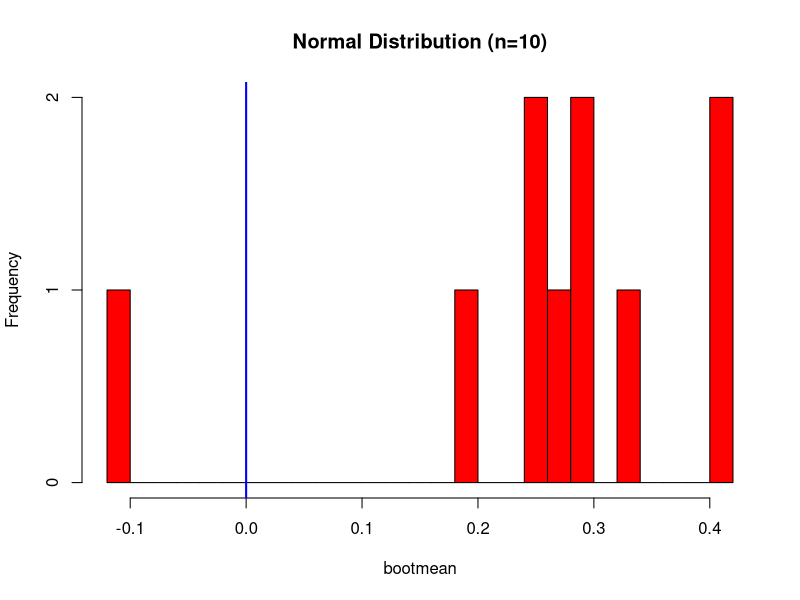
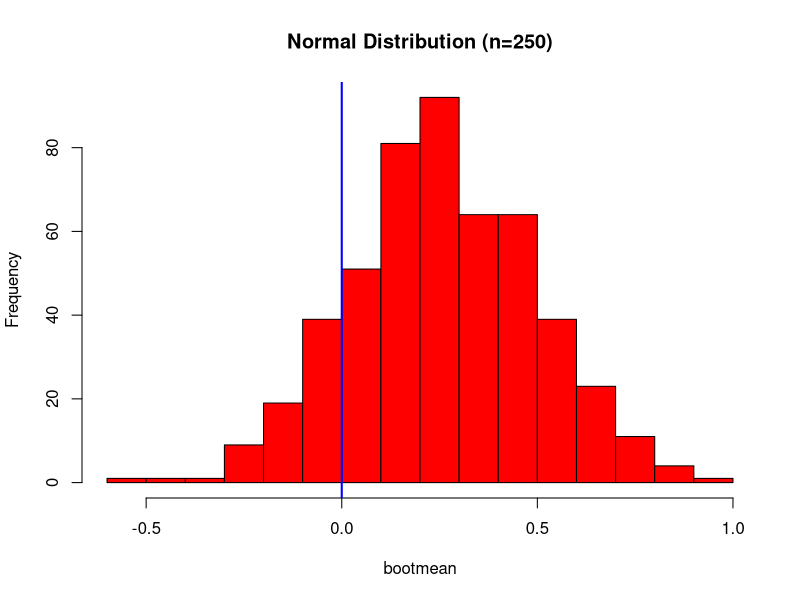
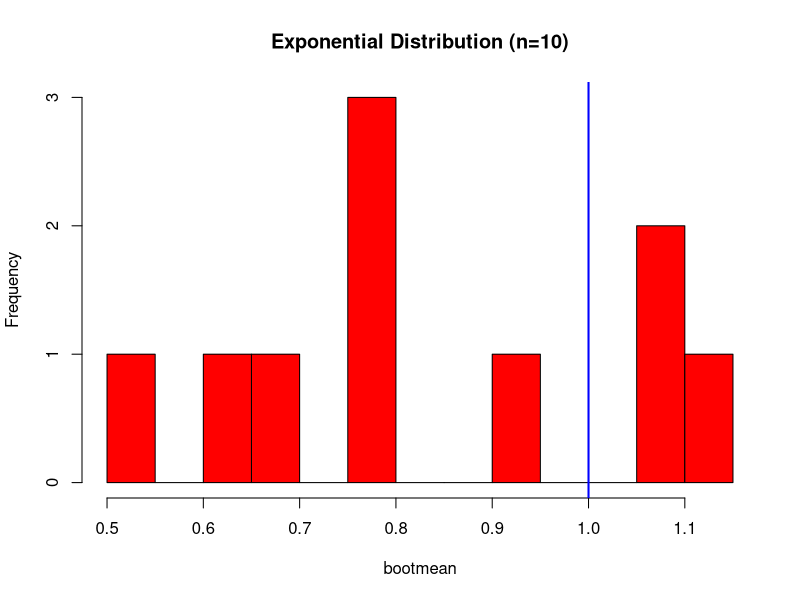
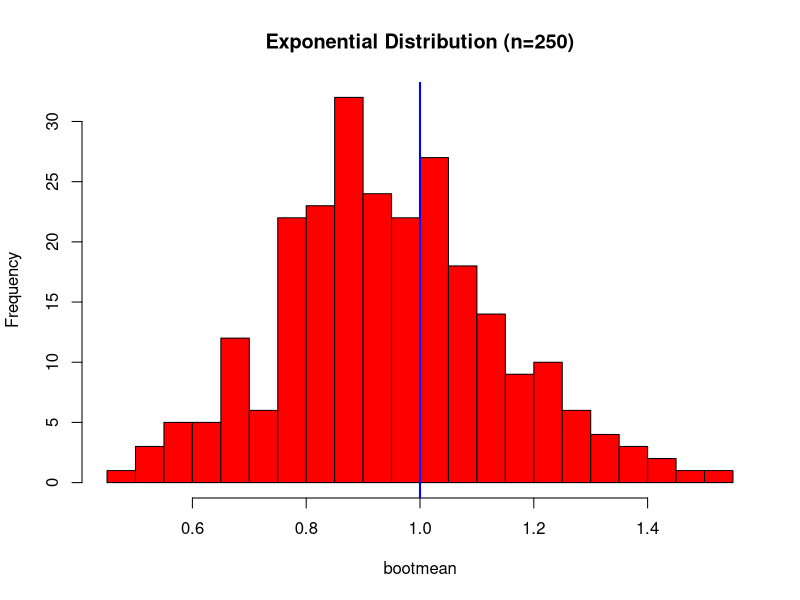

These figures' R source, in order:
## ---- chunk 1
# Create the normal distribution #
n <- 10
x <- rnorm(n)
x
## ---- chunk 2
# Variables #
R <- 10
bootmean <- numeric(R)

# Simulate the data by created a loop of R cycles of the orginal distribution #
for (i in 1:R) {
  bootsample <- sample(x, size=length(x), replace=TRUE)
  bootmean[i] <- mean(bootsample)
}

# Calculate the mean #
mean(bootmean)

# Plot histogram #
hist(bootmean, breaks=20, col="red", main="Normal Distribution (n=10)")
abline(v=0, col="blue", lwd=2)
## ---- chunk 3
# Variables #
R <- 500
bootmean <- numeric(R)

# Simulate the data #
for (i in 1:R) {
  bootsample <- sample(x, size=length(x), replace=TRUE)
  bootmean[i] <- mean(bootsample)
}

# Calculate the mean #
mean(bootmean)

# Plot histogram #
hist(bootmean, breaks=20, col="red", main="Normal Distribution (n=250)")
abline(v=0, col="blue", lwd=2)
## ---- chunk 4
# Create the exponential distribution #
n <- 10
y <- rexp(n)
y
## ---- chunk 5
# Variables #
R <- 10
bootmean <- numeric(R)

# Simulate the data #
for (i in 1:R) {
  bootsample <- sample(y, size=length(y), replace=TRUE)
  bootmean[i] <- mean(bootsample)
}

# Calculate the mean #
mean(bootmean)

# Plot histogram #
hist(bootmean, breaks=20, col="red", main="Exponential Distribution (n=10)")
abline(v=1, col="blue", lwd=2)
## ---- chunk 6
# Variables #
R <- 250
bootmean <- numeric(R)

# Simulate the data #
for (i in 1:R) {
  bootsample <- sample(y, size=length(y), replace=TRUE)
  bootmean[i] <- mean(bootsample)
}

# Calculate the mean #
mean(bootmean)

# Plot histogram #
hist(bootmean, breaks=20, col="red", main="Exponential Distribution (n=250)")
abline(v=1, col="blue", lwd=2)
